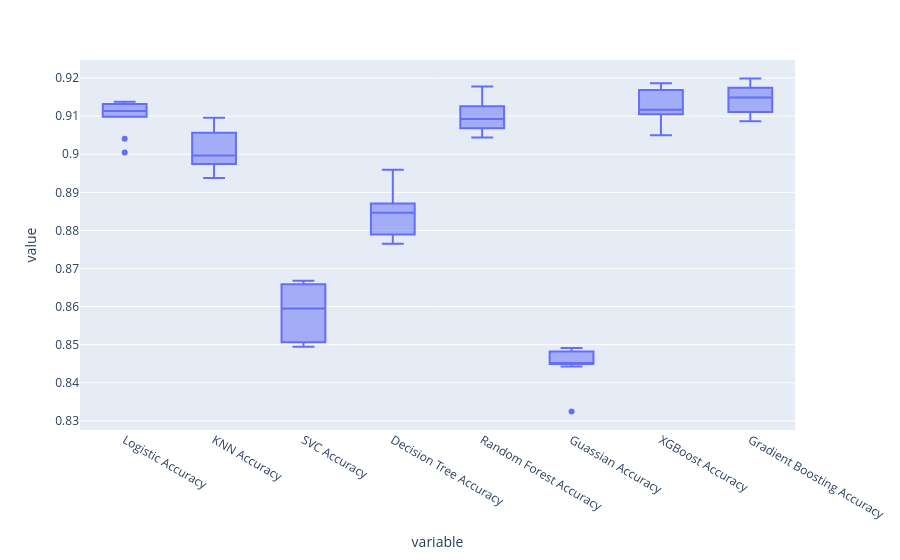

Source (notebook cell):
### Code cell
px.box(pd.DataFrame(comparision))

### Figure 1 — Plotly figure (JSON) as saved in the notebook; plotly's stock layout.template omitted (floating-point values rounded to 4 significant figures)
{"data": [{"alignmentgroup": "True", "hovertemplate": "variable=%{x}<br>value=%{y}<extra></extra>", "legendgroup": "", "marker": {"color": "#636efa"}, "name": "", "notched": false, "offsetgroup": "", "orientation": "v", "showlegend": false, "type": "box", "x": ["Logistic Accuracy", "Logistic Accuracy", "Logistic Accuracy", "Logistic Accuracy", "Logistic Accuracy", "Logistic Accuracy", "Logistic Accuracy", "Logistic Accuracy", "Logistic Accuracy", "Logistic Accuracy", "KNN Accuracy", "KNN Accuracy", "KNN Accuracy", "KNN Accuracy", "KNN Accuracy", "KNN Accuracy", "KNN Accuracy", "KNN Accuracy", "KNN Accuracy", "KNN Accuracy", "SVC Accuracy", "SVC Accuracy", "SVC Accuracy", "SVC Accuracy", "SVC Accuracy", "SVC Accuracy", "SVC Accuracy", "SVC Accuracy", "SVC Accuracy", "SVC Accuracy", "Decision Tree Accuracy", "Decision Tree Accuracy", "Decision Tree Accuracy", "Decision Tree Accuracy", "Decision Tree Accuracy", "Decision Tree Accuracy", "Decision Tree Accuracy", "Decision Tree Accuracy", "Decision Tree Accuracy", "Decision Tree Accuracy", "Random Forest Accuracy", "Random Forest Accuracy", "Random Forest Accuracy", "Random Forest Accuracy", "Random Forest Accuracy", "Random Forest Accuracy", "Random Forest Accuracy", "Random Forest Accuracy", "Random Forest Accuracy", "Random Forest Accuracy", "Guassian Accuracy", "Guassian Accuracy", "Guassian Accuracy", "Guassian Accuracy", "Guassian Accuracy", "Guassian Accuracy", "Guassian Accuracy", "Guassian Accuracy", "Guassian Accuracy", "Guassian Accuracy", "XGBoost Accuracy", "XGBoost Accuracy", "XGBoost Accuracy", "XGBoost Accuracy", "XGBoost Accuracy", "XGBoost Accuracy", "XGBoost Accuracy", "XGBoost Accuracy", "XGBoost Accuracy", "XGBoost Accuracy", "Gradient Boosting Accuracy", "Gradient Boosting Accuracy", "Gradient Boosting Accuracy", "Gradient Boosting Accuracy", "Gradient Boosting Accuracy", "Gradient Boosting Accuracy", "Gradient Boosting Accuracy", "Gradient Boosting Accuracy", "Gradient Boosting Accuracy", "Gradient Boosting Accuracy"], "x0": " ", "xaxis": "x", "y": [0.9102, 0.9041, 0.9102, 0.9126, 0.9135, 0.9138, 0.9132, 0.9099, 0.9126, 0.9005, 0.9056, 0.8974, 0.8986, 0.9056, 0.898, 0.9096, 0.8968, 0.9014, 0.9008, 0.8938, 0.8507, 0.8665, 0.8495, 0.8668, 0.8507, 0.8659, 0.8568, 0.8586, 0.8622, 0.8604, 0.8865, 0.8835, 0.8765, 0.8947, 0.8768, 0.8959, 0.8856, 0.8789, 0.8871, 0.8838, 0.9135, 0.9074, 0.9056, 0.9093, 0.9044, 0.9178, 0.9068, 0.9102, 0.9126, 0.9093, 0.8443, 0.8449, 0.8449, 0.8486, 0.8449, 0.8492, 0.848, 0.8483, 0.8449, 0.8325, 0.9114, 0.905, 0.9108, 0.912, 0.9171, 0.9168, 0.9096, 0.912, 0.9105, 0.9187, 0.9184, 0.9093, 0.9114, 0.9162, 0.9138, 0.9199, 0.9111, 0.9159, 0.9175, 0.9086], "y0": " ", "yaxis": "y"}], "layout": {"boxmode": "group", "legend": {"tracegroupgap": 0}, "margin": {"t": 60}, "xaxis": {"anchor": "y", "domain": [0, 1], "title": {"text": "variable"}}, "yaxis": {"anchor": "x", "domain": [0, 1], "title": {"text": "value"}}}}
